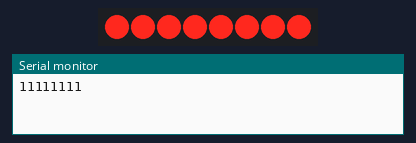
The sketch below on a simulated Arduino Uno, built with avr-gcc and run on an emulated ATmega328P. Parts: 8 shift-register outputs drawn as a row of LEDs (first output left, lit = HIGH), the last lines printed to the serial monitor. Wiring (inferred from the names in the program): shift register (74HC595): data pin 12; shift clock pin 9; latch pin 11. Wiring (inferred from the signals the program sends): row of LEDs: on Q0, Q1, Q2, Q3, Q4, Q5, Q6, Q7.

Above: at 0.1 s.
At 1.1 s:
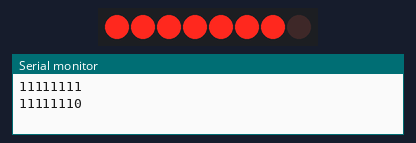
At 2.1 s:
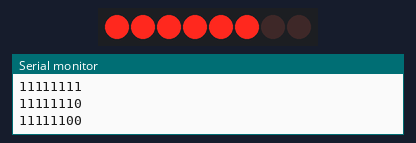
At 3.1 s:
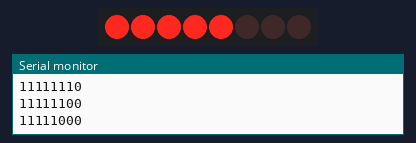
At 5.1 s:
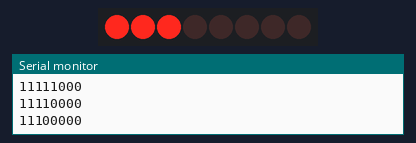
At 7.1 s:
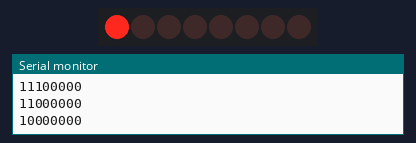
Timing chart, 0 to 9.5 s (numbered marks = the images above):
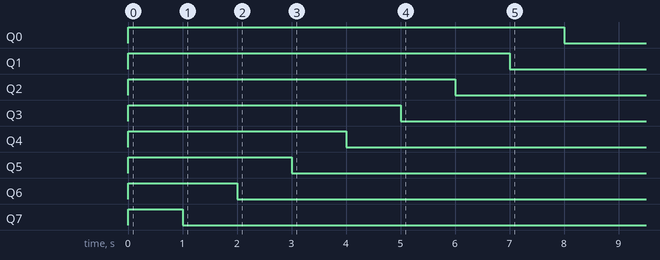

Measured:
- by itself, Q0: LOW → HIGH at 0.00 s, → LOW 8.0 s later
- by itself, Q1: LOW → HIGH at 0.00 s, → LOW 7.0 s later
- by itself, Q2: LOW → HIGH at 0.00 s, → LOW 6.0 s later
- by itself, Q3: LOW → HIGH at 0.00 s, → LOW 5.0 s later
- by itself, Q4: LOW → HIGH at 0.00 s, → LOW 4.0 s later
- by itself, Q5: LOW → HIGH at 0.00 s, → LOW 3.0 s later
- by itself, Q6: LOW → HIGH at 0.00 s, → LOW 2.0 s later
- by itself, Q7: LOW → HIGH at 0.00 s, → LOW 1.0 s later

The sketch:

right_shift_Bytes_LEDs.ino.ino
```cpp
 int latchPin=11;
 int clockPin=9;
 int dataPin=12;


 byte myByte=0b11111111;


void setup() {
Serial.begin(9600);
pinMode (latchPin,OUTPUT);
pinMode(dataPin,OUTPUT);
pinMode(clockPin,OUTPUT);
}

void loop() {
digitalWrite(latchPin,LOW);
shiftOut (dataPin,clockPin,LSBFIRST,myByte);
digitalWrite(latchPin,HIGH);
Serial.println(myByte,BIN);
myByte=myByte*2;
delay(1000);

}
```
